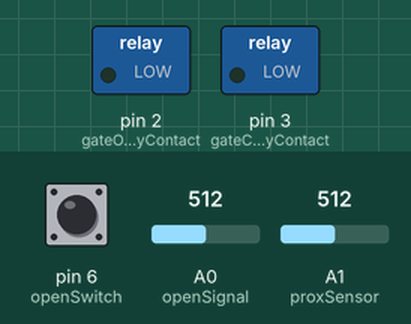
Simulated run of this sketch. Board: Arduino Uno, built with avr-gcc and run on an emulated ATmega328P. Shown: switched loads named in the sketch (green lamp = pin HIGH). The inputs (shaded band) are chosen by the test bench; at power-on: A0 (openSignal) = 512, pin 6 (openSwitch) LOW, A1 (proxSensor) = 512.

Above: at 1.2 s.
1.3 s: A0 (openSignal) set to 983
2.8 s: A0 (openSignal) set to 1012
At 3.5 s:
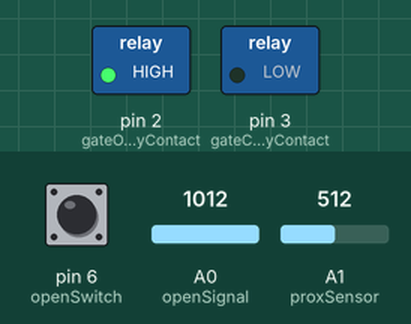
Timing chart, 0 to 5.8 s (numbered marks = the images above; inputs shaded):
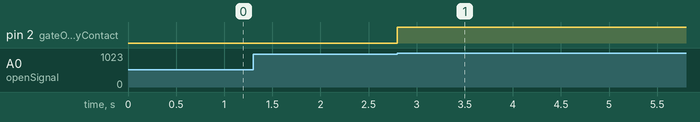

Measured:
- the behaviour switches between 1000 and 1001 on A0 (openSignal) (found by bisection; images 0 and 1)
- after the input at 1.3 s, every drawn part: stays the same
- after the input at 2.8 s, pin 2 (gateOpenRelayContact): LOW → HIGH at once

The sketch:

GateV4.ino
```cpp
// define pins
const int openSwitch = 6;
const int openSignal = A0;
const int proxSensor = A1;
const int gateOpenRelayContact = 2;
const int gateCloseRelayContact = 3;
String status = "closed";

void setup()
{
  pinMode(gateOpenRelayContact, OUTPUT);
  pinMode(gateCloseRelayContact, OUTPUT);
  pinMode(openSwitch, INPUT);
  pinMode(openSignal, INPUT);
  pinMode(proxSensor, INPUT);
  digitalWrite(gateCloseRelayContact, LOW);
  digitalWrite(gateOpenRelayContact, LOW);
  //Serial.begin(9600);

}

void openGate(){
  digitalWrite(gateOpenRelayContact, HIGH);
  delay(18000); // 18 seconds
  digitalWrite(gateOpenRelayContact, LOW);
  status = "open";
}

// main loop
void loop(){
if (digitalRead(openSwitch) == HIGH){
  status = "open";
}
// monitor for remote open signal
if (analogRead(openSignal) > 1000) {
  //Serial.println("SignalA0 = " + String(analogRead(openSignal)));
  openGate();
}

// If gate is open, delay then close gate
if (digitalRead(openSwitch) == HIGH){  //pin6
  //Serial.println("Gate open switch is high");
  delay(60000);// 1 min allow the gate to fully open if in the middle of the cycle
  //delay(1000);// 1 sec
  digitalWrite(gateCloseRelayContact, HIGH); //pin3
  delay(18000); // 18 seconds
  digitalWrite(gateCloseRelayContact, LOW);
  status = "closed";
}

// Proximity sensor
 if (analogRead(proxSensor) >1000 && status == "closed" ) {
  openGate();
}

}
```
